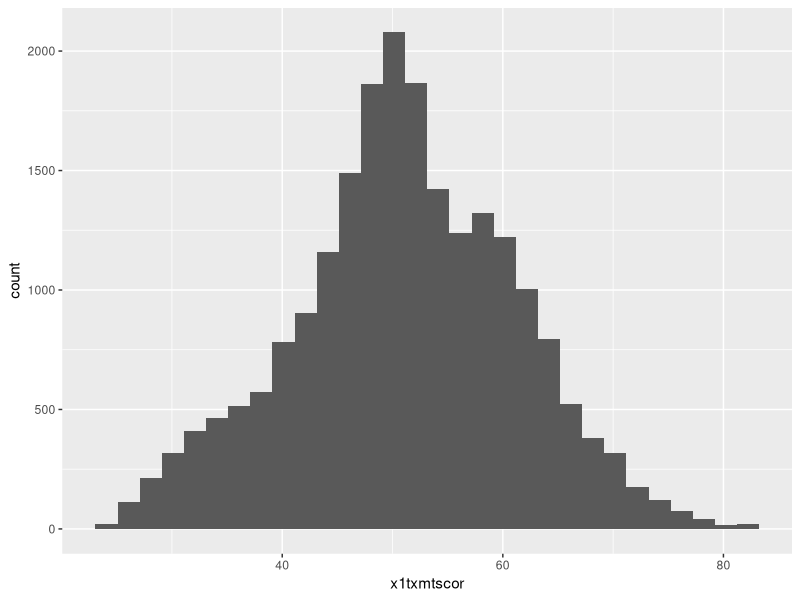
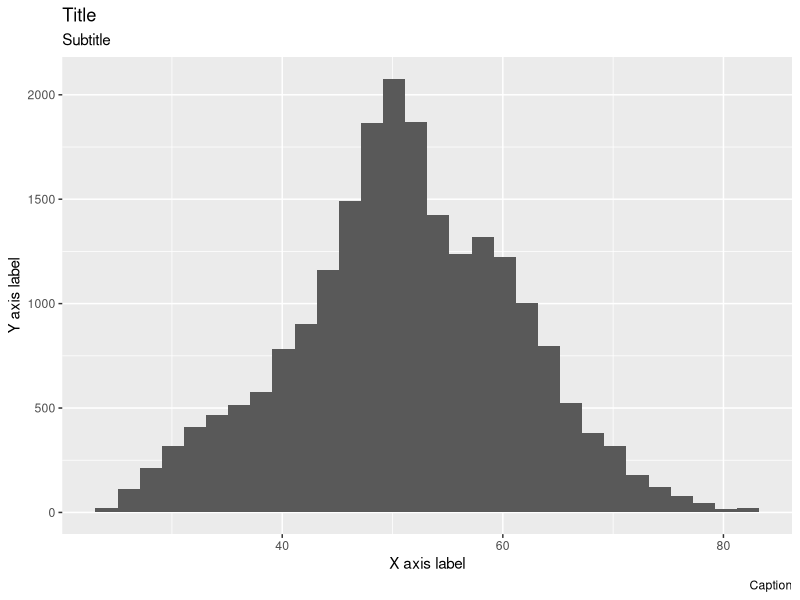
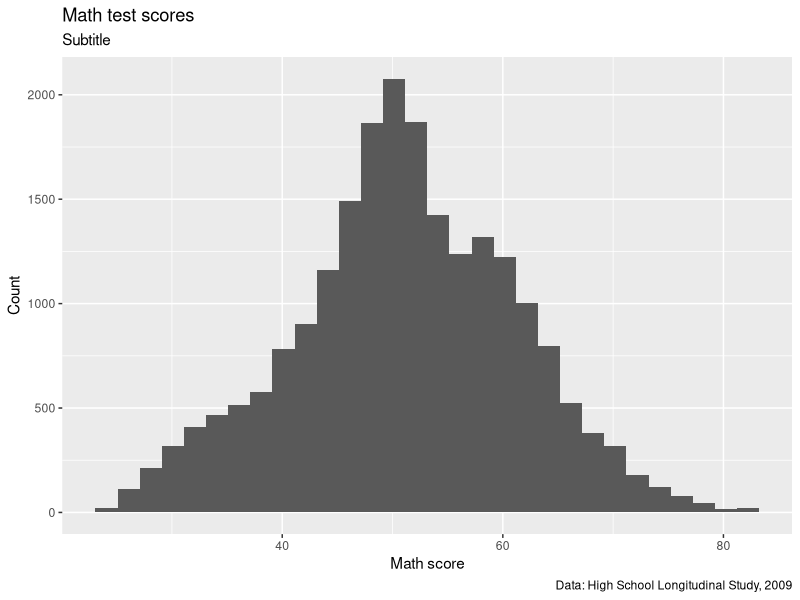
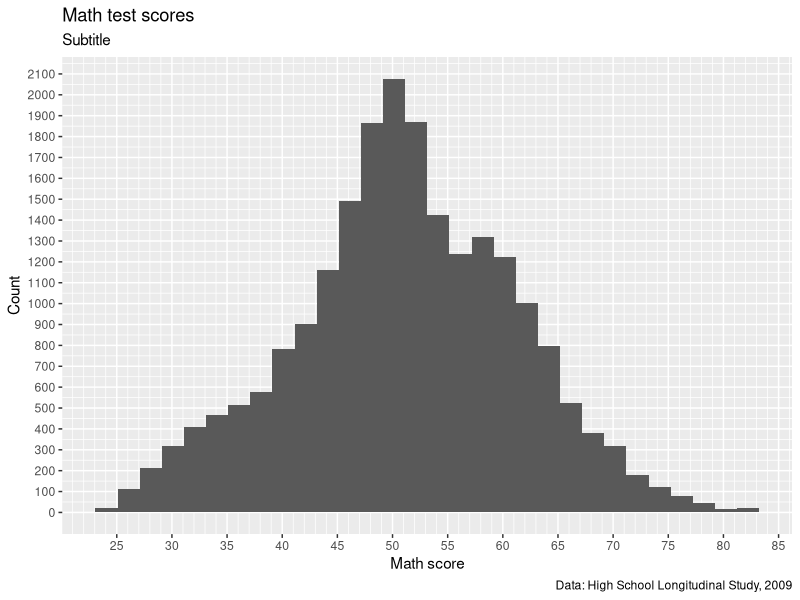
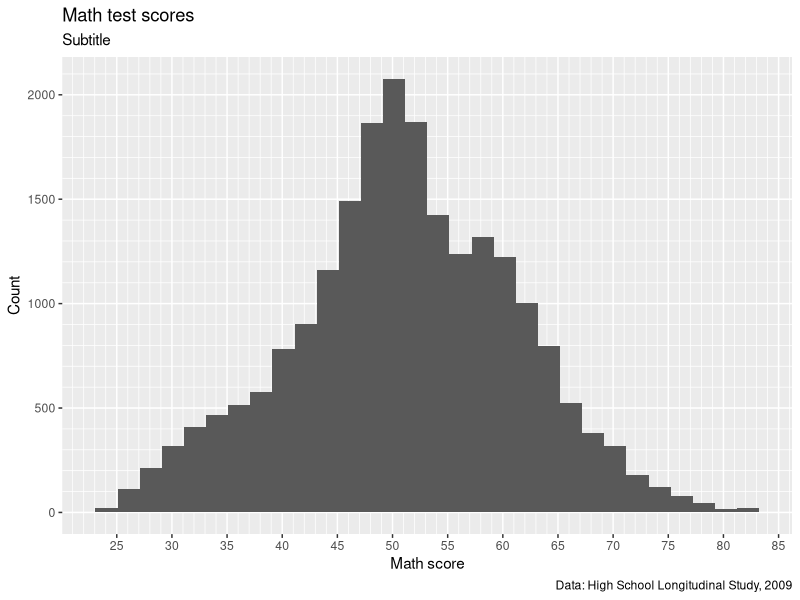
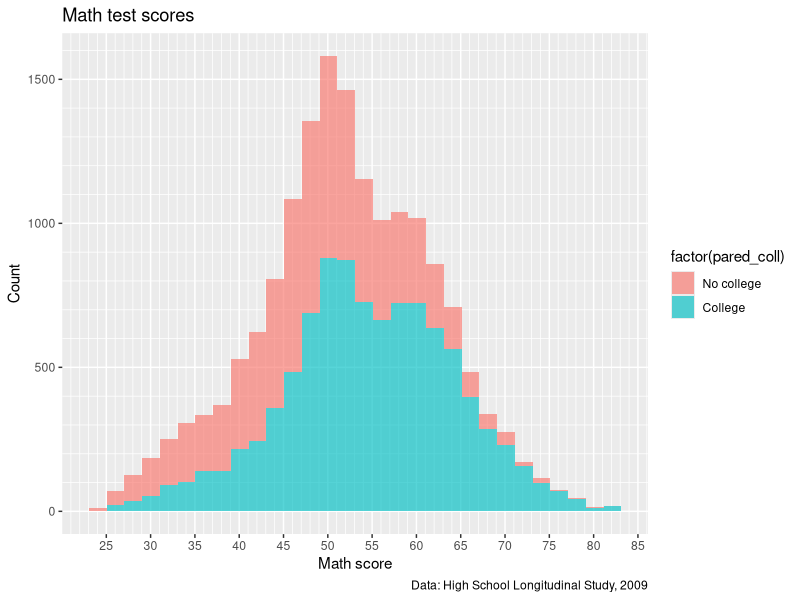
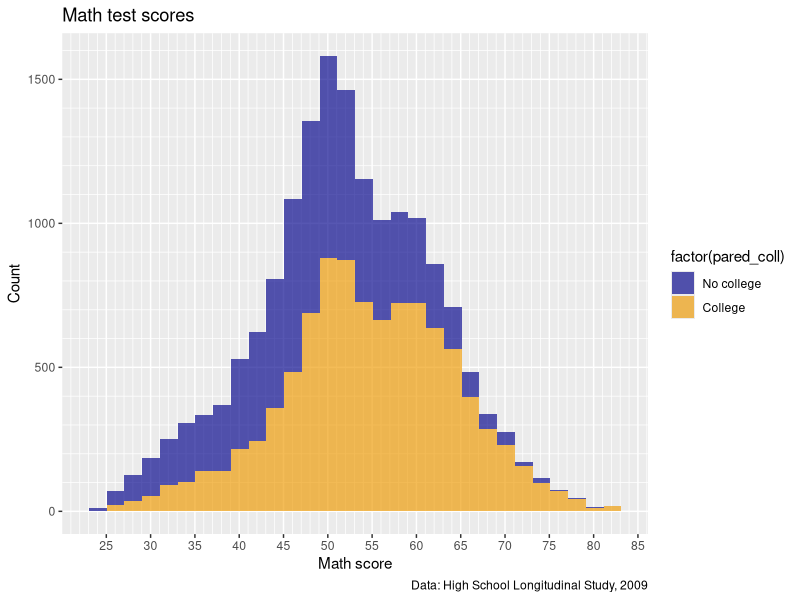
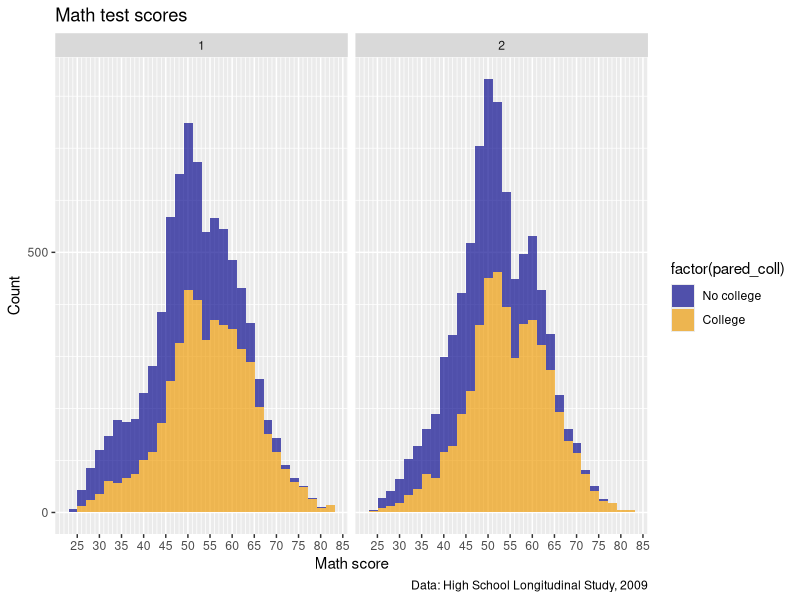

These figures' R source, in order:
## -----------------------------------------------------------------------------
##
##' [PROJ: EDH 7916]
##' [FILE: Data visualization with ggplot2 - Customization]
##' [INIT: 9 March 2020]
##' [AUTH: Benjamin Skinner @btskinner]
##' [EDIT: Matt Capaldi @ttalVlatt]
##' [EDIT: Jue Wu]
##' [UPDT: 29 January 2025]
##
## -----------------------------------------------------------------------------

## ---------------------------
##' [Libraries]
## ---------------------------

library(tidyverse)
library(patchwork)

## ---------------------------
##' [Input data]
## ---------------------------

data <- read_csv("data/hsls-small.csv")

## -----------------------------------------------------------------------------
##' [Initial plain plot]
## -----------------------------------------------------------------------------

## Drop missing values for math test score
data <- data |>
  filter(x1txmtscor != -8)

## create histogram using ggplot
p <- ggplot(data = data) +
  geom_histogram(mapping = aes(x = x1txmtscor))

## show
p

## -----------------------------------------------------------------------------
##' [Titles and captions]
## -----------------------------------------------------------------------------

## Add placeholder titles/labels/captions
p <- p +
  labs(title = "Title",
       subtitle = "Subtitle",
       caption = "Caption",
       x = "X axis label",
       y = "Y axis label")

## show 
p

## create histogram using ggplot
p <- p +
  labs(title = "Math test scores",
       caption = "Data: High School Longitudinal Study, 2009",
       x = "Math score",
       y = "Count")

## show 
p



## -----------------------------------------------------------------------------
##' [Axis formatting]
## -----------------------------------------------------------------------------

## create histogram using ggplot
p <- p +
    scale_x_continuous(breaks = seq(from = 0, to = 100, by = 5),
                     minor_breaks = seq(from = 0, to = 100, by = 1)) +
  scale_y_continuous(breaks = seq(from = 0, to = 2500, by = 100),
                     minor_breaks = seq(from = 0, to = 2500, by = 50))

## show 
p

p <- p +
    scale_y_continuous(breaks = seq(from = 0, to = 2500, by = 500),
                     minor_breaks = seq(from = 0, to = 2500, by = 100))

## show
p


## -----------------------------------------------------------------------------
##' [Legend labels]
## -----------------------------------------------------------------------------

## add indicator that == 1 if either parent has any college
data <- data |>
  filter(!x1paredu %in% c(-8, -9)) |> 
  mutate(pared_coll = ifelse(x1paredu >= 3, 1, 0),
         pared_coll = factor(pared_coll,
                             levels = c(0,1),
                             labels = c("No college", "College")))


p2 <- ggplot(data = data) +
  geom_histogram(mapping = aes(x = x1txmtscor,
                               fill = factor(pared_coll)),
                 alpha = 0.66) +
  ## Below here is just what we had added to p in previous steps
  labs(title = "Math test scores",
       caption = "Data: High School Longitudinal Study, 2009",
       x = "Math score",
       y = "Count") +
      scale_x_continuous(breaks = seq(from = 0, to = 100, by = 5),
                     minor_breaks = seq(from = 0, to = 100, by = 1)) +
    scale_y_continuous(breaks = seq(from = 0, to = 2500, by = 500),
                     minor_breaks = seq(from = 0, to = 2500, by = 100))

## show 
p2



## ---------------------------
##' [Color Scales]
## ---------------------------

## create histogram using ggplot
p2 <- p2 +
  scale_fill_manual(values = c("blue4", "orange2"))

## show 
p2

## Add a facet wrap for sex
p2 <- p2 +
  facet_wrap(~x1sex)

## show 
p2





## -----------------------------------------------------------------------------
##' [Preset themes]
## -----------------------------------------------------------------------------

## create histogram using ggplot
p2 <- p2 +
  theme_bw()

## show 
p2


p2 <- p2 +
  theme_linedraw()

## show 
p2


p2 <- p2 +
  theme(axis.ticks.x = element_line(linewidth = 0.8,
                                    lineend = "round"))

## show 
p2

## -----------------------------------------------------------------------------
##' [Multiple plots with patchwork]
## -----------------------------------------------------------------------------

## Make a nice looking second plot of math scores by by parental education
p3 <- ggplot(data) +
  geom_boxplot(mapping = aes(x = pared_coll,
                             y = x1txmtscor,
                             fill = pared_coll),
               alpha = 0.66) +
  scale_fill_viridis_d(option = "magma", begin = 0.2, end = 0.8) +
  labs(x = NULL,
       y = "Math Score",
       fill = "Parental Education") +
  theme_linedraw()

## show
p3

## use plus sign for side by side
p2 + p3

p2 / p3

p2 <- p2 +
  scale_fill_viridis_d(option = "magma", begin = 0.2, end = 0.8)

p2 / p3

p2 / p3 + plot_layout(design = "AAAAA
                                #BBB#")

p2 / p3 + guide_area() + plot_layout(design = "AAAAA
                                               BBBCC",
                                     guides= "collect")



p2 / p3 + guide_area() + plot_layout(design = "AAAAA
                                               BBBCC",
                                     guides= "collect") +
  plot_annotation(title = "Math Test Scores Differences by Parental Education",
                  caption = "Data: High School Longitudinal Study, 2009")

patch <- p2 / p3 + guide_area() + plot_layout(design = "AAAAA
                                               BBBCC",
                                     guides= "collect") +
  plot_annotation(title = "Math Test Scores Differences by Parental Education",
                  caption = "Data: High School Longitudinal Study, 2009")


## -----------------------------------------------------------------------------
##' *END SCRIPT*
## -----------------------------------------------------------------------------

## NA
